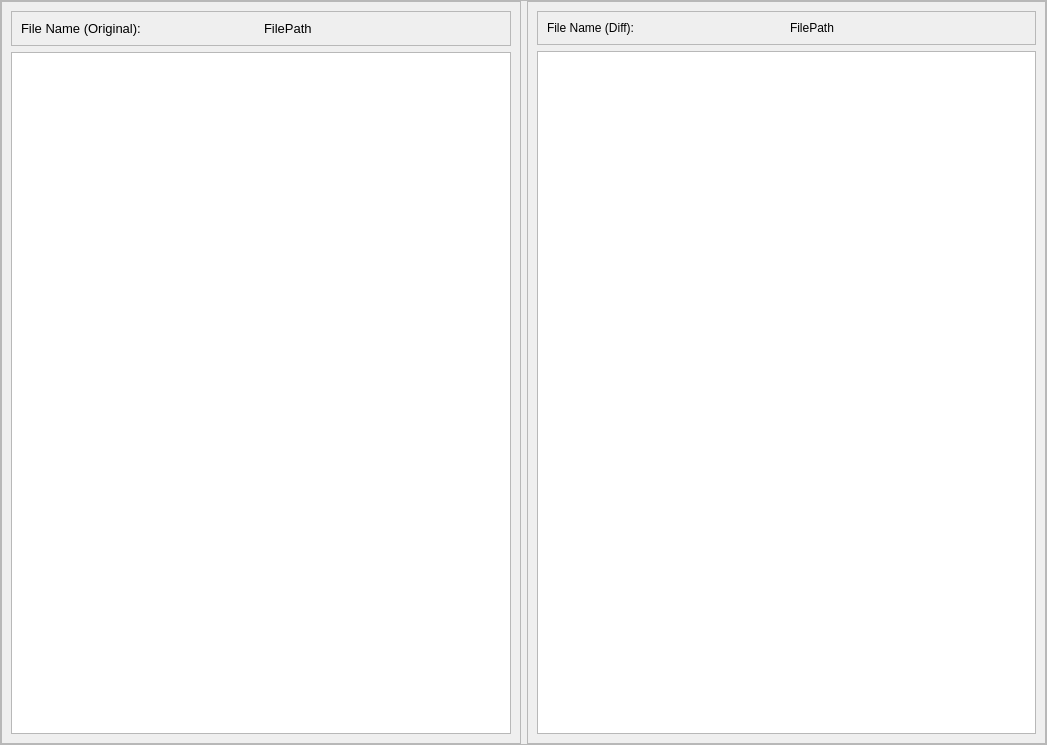
<?xml version="1.0" encoding="UTF-8"?>
<ui version="4.0">
 <class>Form</class>
 <widget class="QWidget" name="Form">
  <property name="geometry">
   <rect>
    <x>0</x>
    <y>0</y>
    <width>1047</width>
    <height>745</height>
   </rect>
  </property>
  <property name="windowTitle">
   <string>DiffDetails</string>
  </property>
  <layout class="QVBoxLayout" name="verticalLayout">
   <property name="leftMargin">
    <number>0</number>
   </property>
   <property name="topMargin">
    <number>0</number>
   </property>
   <property name="rightMargin">
    <number>0</number>
   </property>
   <property name="bottomMargin">
    <number>0</number>
   </property>
   <item>
    <widget class="QFrame" name="frame">
     <property name="frameShape">
      <enum>QFrame::StyledPanel</enum>
     </property>
     <property name="frameShadow">
      <enum>QFrame::Raised</enum>
     </property>
     <layout class="QHBoxLayout" name="horizontalLayout">
      <property name="leftMargin">
       <number>0</number>
      </property>
      <property name="topMargin">
       <number>0</number>
      </property>
      <property name="rightMargin">
       <number>0</number>
      </property>
      <property name="bottomMargin">
       <number>0</number>
      </property>
      <item>
       <widget class="QFrame" name="frame_2">
        <property name="frameShape">
         <enum>QFrame::StyledPanel</enum>
        </property>
        <property name="frameShadow">
         <enum>QFrame::Raised</enum>
        </property>
        <layout class="QVBoxLayout" name="verticalLayout_2">
         <item>
          <widget class="QFrame" name="frame_4">
           <property name="frameShape">
            <enum>QFrame::StyledPanel</enum>
           </property>
           <property name="frameShadow">
            <enum>QFrame::Raised</enum>
           </property>
           <layout class="QHBoxLayout" name="horizontalLayout_2">
            <item>
             <widget class="QLabel" name="label">
              <property name="font">
               <font>
                <pointsize>10</pointsize>
               </font>
              </property>
              <property name="text">
               <string>File Name (Original):</string>
              </property>
             </widget>
            </item>
            <item>
             <widget class="QLabel" name="Label_FileName_Original">
              <property name="font">
               <font>
                <pointsize>10</pointsize>
               </font>
              </property>
              <property name="text">
               <string>FilePath</string>
              </property>
             </widget>
            </item>
           </layout>
          </widget>
         </item>
         <item>
          <widget class="QTextEdit" name="textEdit_Original_File"/>
         </item>
        </layout>
       </widget>
      </item>
      <item>
       <widget class="QFrame" name="frame_3">
        <property name="frameShape">
         <enum>QFrame::StyledPanel</enum>
        </property>
        <property name="frameShadow">
         <enum>QFrame::Raised</enum>
        </property>
        <layout class="QVBoxLayout" name="verticalLayout_3">
         <item>
          <widget class="QFrame" name="frame_5">
           <property name="frameShape">
            <enum>QFrame::StyledPanel</enum>
           </property>
           <property name="frameShadow">
            <enum>QFrame::Raised</enum>
           </property>
           <layout class="QHBoxLayout" name="horizontalLayout_3">
            <item>
             <widget class="QLabel" name="label_3">
              <property name="text">
               <string>File Name (Diff):</string>
              </property>
             </widget>
            </item>
            <item>
             <widget class="QLabel" name="label_Label_FileName_Diff">
              <property name="text">
               <string>FilePath</string>
              </property>
             </widget>
            </item>
           </layout>
          </widget>
         </item>
         <item>
          <widget class="QTextEdit" name="textEdit_Diff_File"/>
         </item>
        </layout>
       </widget>
      </item>
     </layout>
    </widget>
   </item>
  </layout>
 </widget>
 <resources/>
 <connections/>
</ui>
